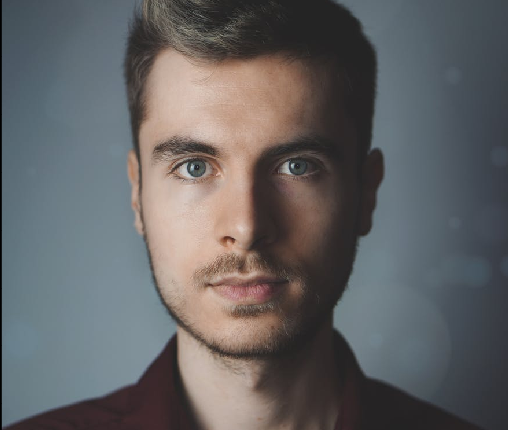
#> input picture images/face.png, 508 x 430 px, found by its file name
$ python surf.py
#> lines starting #> are read from the running program, lines starting #| are printed output that depends on the picture
# SURF (Speeded-Up Robust Features)
# https://medium.com/data-breach/introduction-to-surf-speeded-up-robust-features-c7396d6e7c4e
# sift and surf are patented, so use orb of openCV
# scale-invariant feature transform (SIFT)
# https://www.i2tutorials.com/what-are-sift-and-surf/
# SIFT and SURF are patented so not free for commercial use, while ORB is free.
# SIFT and SURF detect more features then ORB, but ORB is faster.

#  =========================================================================

# import cv2
# import matplotlib.pyplot as plt
# import numpy as np
# # %matplotlib inline

# # Load the image
# image1 = cv2.imread('images/face.png')

# # Convert the training image to RGB
# training_image = cv2.cvtColor(image1, cv2.COLOR_BGR2RGB)

# # Convert the training image to gray scale
# training_gray = cv2.cvtColor(training_image, cv2.COLOR_RGB2GRAY)

# # Create test image by adding Scale Invariance and Rotational Invariance
# test_image = cv2.pyrDown(training_image)
# test_image = cv2.pyrDown(test_image)
# num_rows, num_cols = test_image.shape[:2]

# rotation_matrix = cv2.getRotationMatrix2D((num_cols/2, num_rows/2), 30, 1)
# test_image = cv2.warpAffine(test_image, rotation_matrix, (num_cols, num_rows))

# test_gray = cv2.cvtColor(test_image, cv2.COLOR_RGB2GRAY)

# # Display traning image and testing image
# fx, plots = plt.subplots(1, 2, figsize=(20,10))

# plots[0].set_title("Training Image")
# plots[0].imshow(training_image)

# plots[1].set_title("Testing Image")
# plots[1].imshow(test_image)
# plt.show()


# # Detect keypoints and Create Descriptor

# surf = cv2.xfeatures2d.SURF_create(800)

# train_keypoints, train_descriptor = surf.detectAndCompute(training_gray, None)
# test_keypoints, test_descriptor = surf.detectAndCompute(test_gray, None)

# keypoints_without_size = np.copy(training_image)
# keypoints_with_size = np.copy(training_image)

# cv2.drawKeypoints(training_image, train_keypoints, keypoints_without_size, color = (0, 255, 0))

# cv2.drawKeypoints(training_image, train_keypoints, keypoints_with_size, flags = cv2.DRAW_MATCHES_FLAGS_DRAW_RICH_KEYPOINTS)

# # Display image with and without keypoints size
# fx, plots = plt.subplots(1, 2, figsize=(20,10))

# plots[0].set_title("Train keypoints With Size")
# plots[0].imshow(keypoints_with_size, cmap='gray')

# plots[1].set_title("Train keypoints Without Size")
# plots[1].imshow(keypoints_without_size, cmap='gray')
# plt.show()

# # Print the number of keypoints detected in the training image
# print("Number of Keypoints Detected In The Training Image: ", len(train_keypoints))

# # Print the number of keypoints detected in the query image
# print("Number of Keypoints Detected In The Query Image: ", len(test_keypoints))


# # Matching Keypoints

# # Create a Brute Force Matcher object.
# bf = cv2.BFMatcher(cv2.NORM_L1, crossCheck = False)

# # Perform the matching between the SURF descriptors of the training image and the test image
# matches = bf.match(train_descriptor, test_descriptor)

# # The matches with shorter distance are the ones we want.
# matches = sorted(matches, key = lambda x : x.distance)

# result = cv2.drawMatches(training_image, train_keypoints, test_gray, test_keypoints, matches, test_gray, flags = 2)

# # Display the best matching points
# plt.rcParams['figure.figsize'] = [14.0, 7.0]
# plt.title('Best Matching Points')
# plt.imshow(result)
# plt.show()

# # Print total number of matching points between the training and query images
# print("\nNumber of Matching Keypoints Between The Training and Query Images: ", len(matches))

# # https://medium.com/data-breach/introduction-to-surf-speeded-up-robust-features-c7396d6e7c4e

import cv2
import numpy as np
img = cv2.imread("images/face.png", cv2.IMREAD_GRAYSCALE)
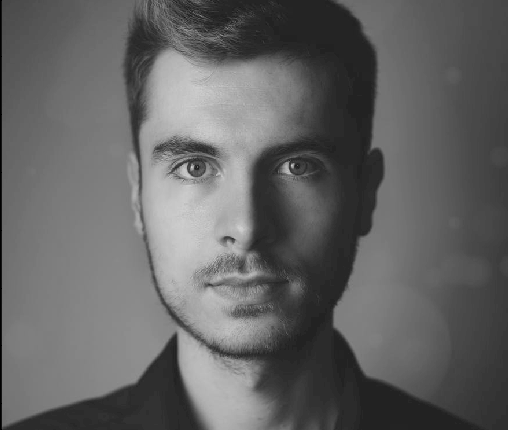
#> img: shape (430, 508); min 0, max 211, mean 99.2

# sift = cv2.xfeatures2d.SIFT_create()
# surf = cv2.xfeatures2d.SURF_create()
orb = cv2.ORB_create(nfeatures=1500)

# keypoints_sift, descriptors = sift.detectAndCompute(img, None)
# keypoints_surf, descriptors = surf.detectAndCompute(img, None)
keypoints_orb, descriptors = orb.detectAndCompute(img, None)
#> keypoints_orb = 813 keypoints; strongest (x, y, size): (292, 165, 31), (292, 164, 37.2), (187, 167, 44.6), (183, 168, 53.6)

img = cv2.drawKeypoints(img, keypoints_orb, None)
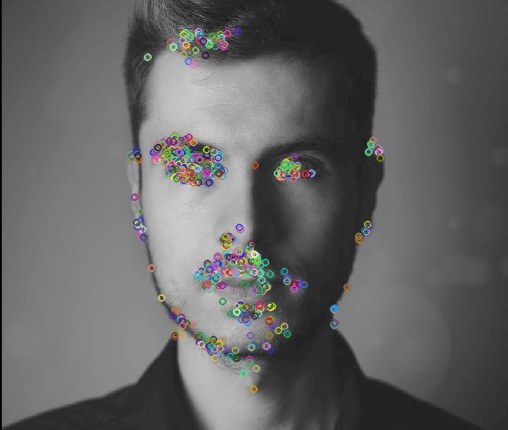
#> img: shape (430, 508, 3); mean of channels 0, 1, 2 99.8, 99.9, 100; drawn as B, G, R

cv2.imshow("Image", img)
cv2.waitKey(0)
cv2.destroyAllWindows()

$ run again, with images/Clothing_Footwear_Handbags.png copied over images/face.png
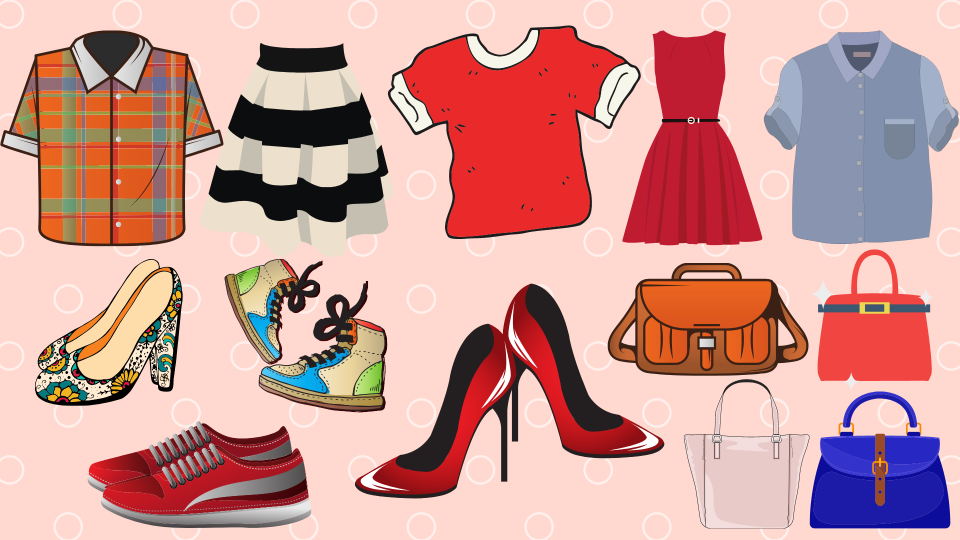
#> input picture images/Clothing_Footwear_Handbags.png, 1920 x 1080 px, found by its file name (shown at 1/2 size)
#> `img = cv2.imread("images/face.png", cv2.IMREAD_GRAYSCALE)`:
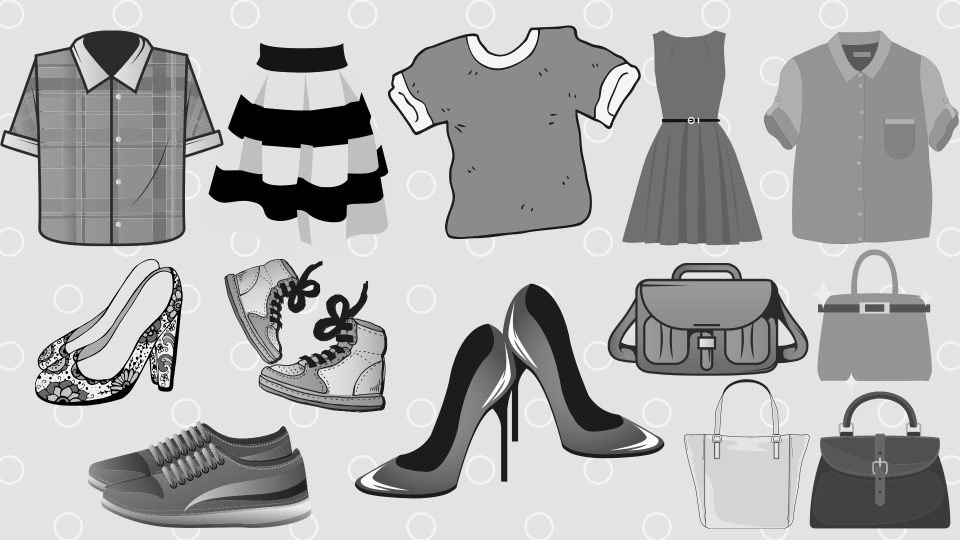
#> img: shape (1080, 1920) (shown at 1/2 size); min 0, max 255, mean 176.3
#> keypoints_orb = 1500 keypoints; strongest (x, y, size): (290, 690, 31), (287, 695, 31), (337, 654, 31), (341, 650, 31)

$ run again, with images/Wednesday-1.png copied over images/face.png
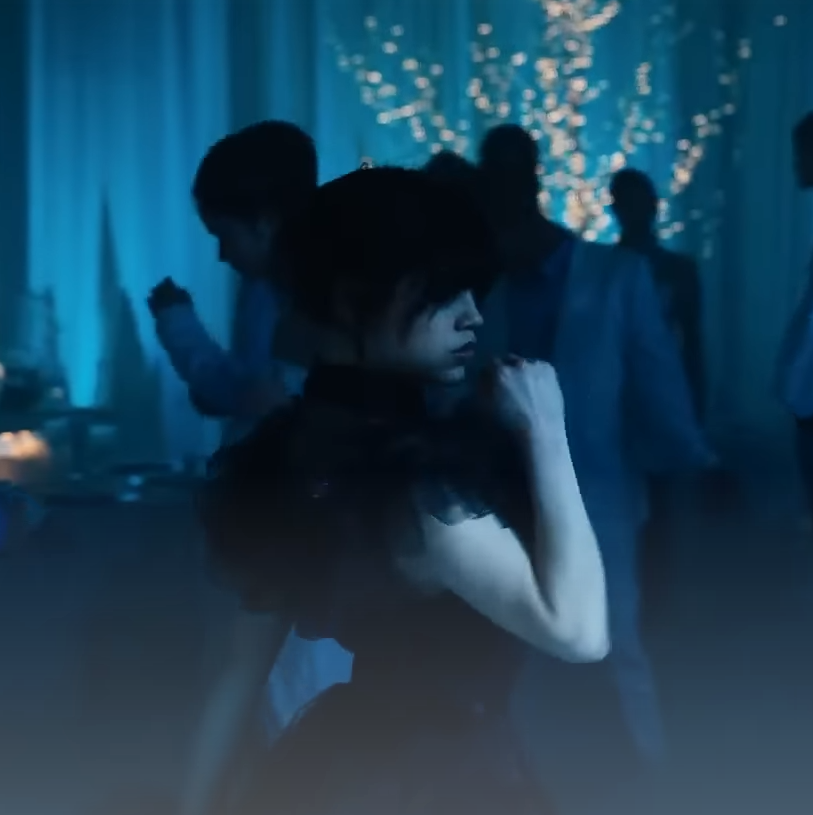
#> input picture images/Wednesday-1.png, 813 x 815 px, found by its file name
#> `img = cv2.imread("images/face.png", cv2.IMREAD_GRAYSCALE)`:
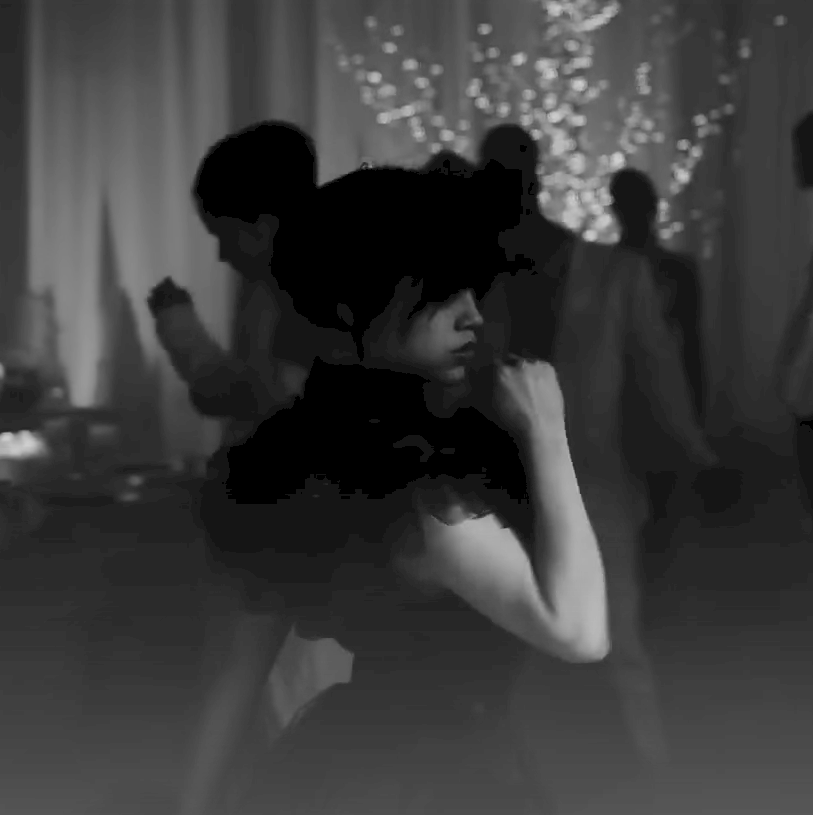
#> img: shape (815, 813); min 0, max 209, mean 59
#> keypoints_orb = 1448 keypoints; strongest (x, y, size): (587, 234, 77.1), (576, 233, 92.6), (586, 235, 53.6), (573, 222, 111.1)
#> `img = cv2.drawKeypoints(img, keypoints_orb, None)`:
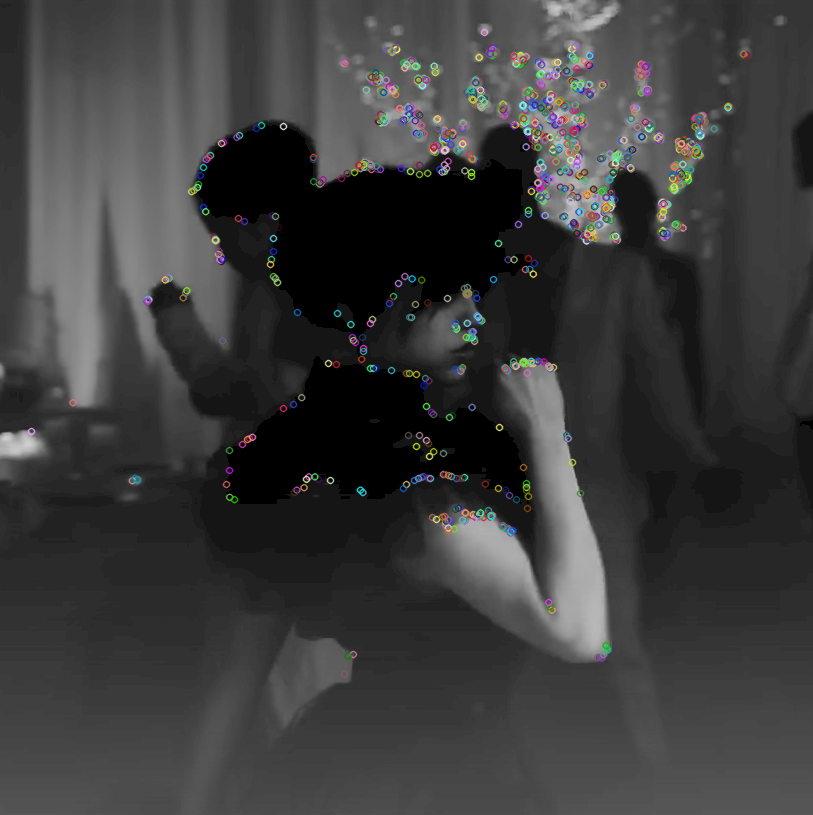
#> img: shape (815, 813, 3); mean of channels 0, 1, 2 59.7, 59.8, 59.8; drawn as B, G, R
